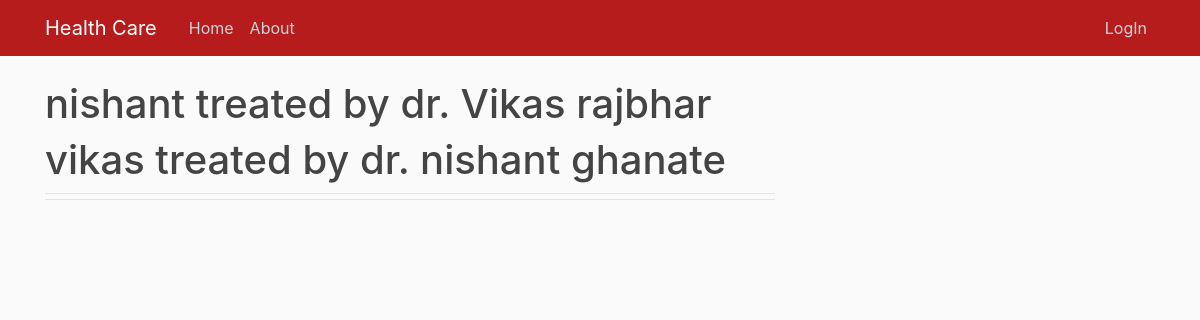
The page /report/ on the database its author committed.
### user/models.py (models this page shows, shortened)
class Patient(models.Model):
    uid=models.IntegerField(primary_key=True)
    name=models.CharField(max_length=50)
    gender=models.CharField(max_length=50)
    dob=models.DateField()
    house=models.CharField(max_length=50)
    street=models.CharField(max_length=50)
    landmark=models.CharField(max_length=50)
    postoffice=models.CharField(max_length=50)
    district=models.CharField(max_length=50)
    state=models.CharField(max_length=50)
    pin_code=models.IntegerField()

class Details(models.Model):
    aadhar=models.IntegerField(primary_key=True)
    doctor=models.CharField(max_length=50)
    diagnosis=models.TextField()
    recommendation=models.TextField()
    medicine=models.TextField()
    test=models.TextField()
    history=HistoricalRecords()

### user/views.py (the view)
# urls.py: path('report/', user_views.report,name='report'),
def report(request):
    patients=Patient.objects.all().values()
    details=Details.objects.all().values()
    return render(request,'user/report.html',{'patients': patients,'details': details})

### user/templates/user/report.html
{% extends "user/base.html" %}
{% block content %}
<div style="">
        {% for detail in details %}
        {% for patient in patients %}
            {% ifequal detail.aadhar patient.uid %}
                <div class="article-metadata">
                <h1 class="mr-2" href="#">{{ patient.name }} treated by {{ detail.doctor }}</h1>
            {% endifequal %}
        {% endfor %}
        {% endfor %}
        </div>
{% endblock content %}

### user/static/user/main.css (style rules this page uses)
body { background: #fafafa; color: #333333; margin-top: 5rem; }
h1, h2, h3, h4, h5, h6 { color: #444444; }
.article-metadata { padding-bottom: 1px; margin-bottom: 4px; border-bottom: 1px solid #e3e3e3 }

### rows shown on the page
Details: doctor "dr. Vikas rajbhar"
Patient: name "nishant"
Details: doctor "dr. nishant ghanate"
Patient: name "vikas"
